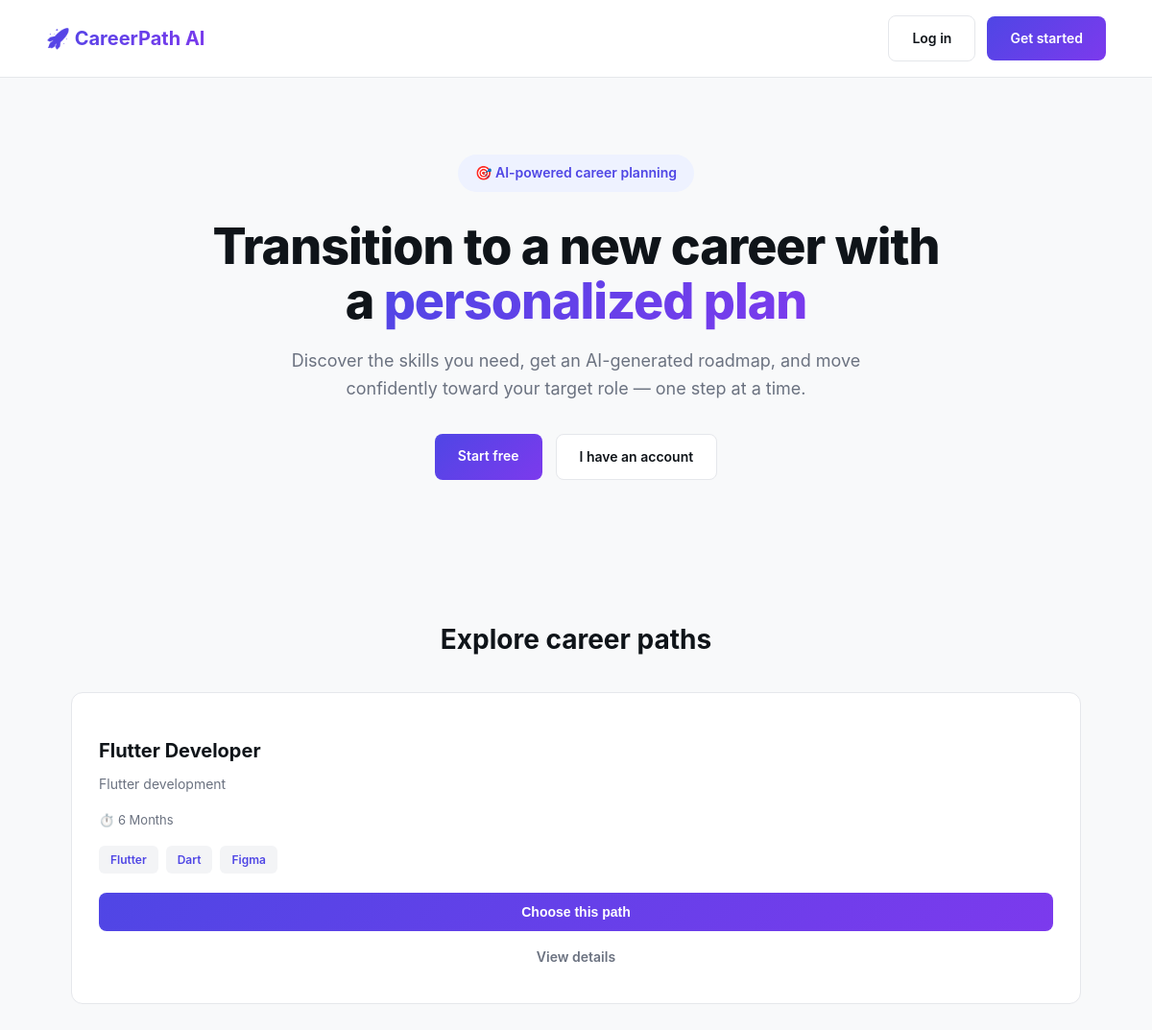
Before: / with the older database file.
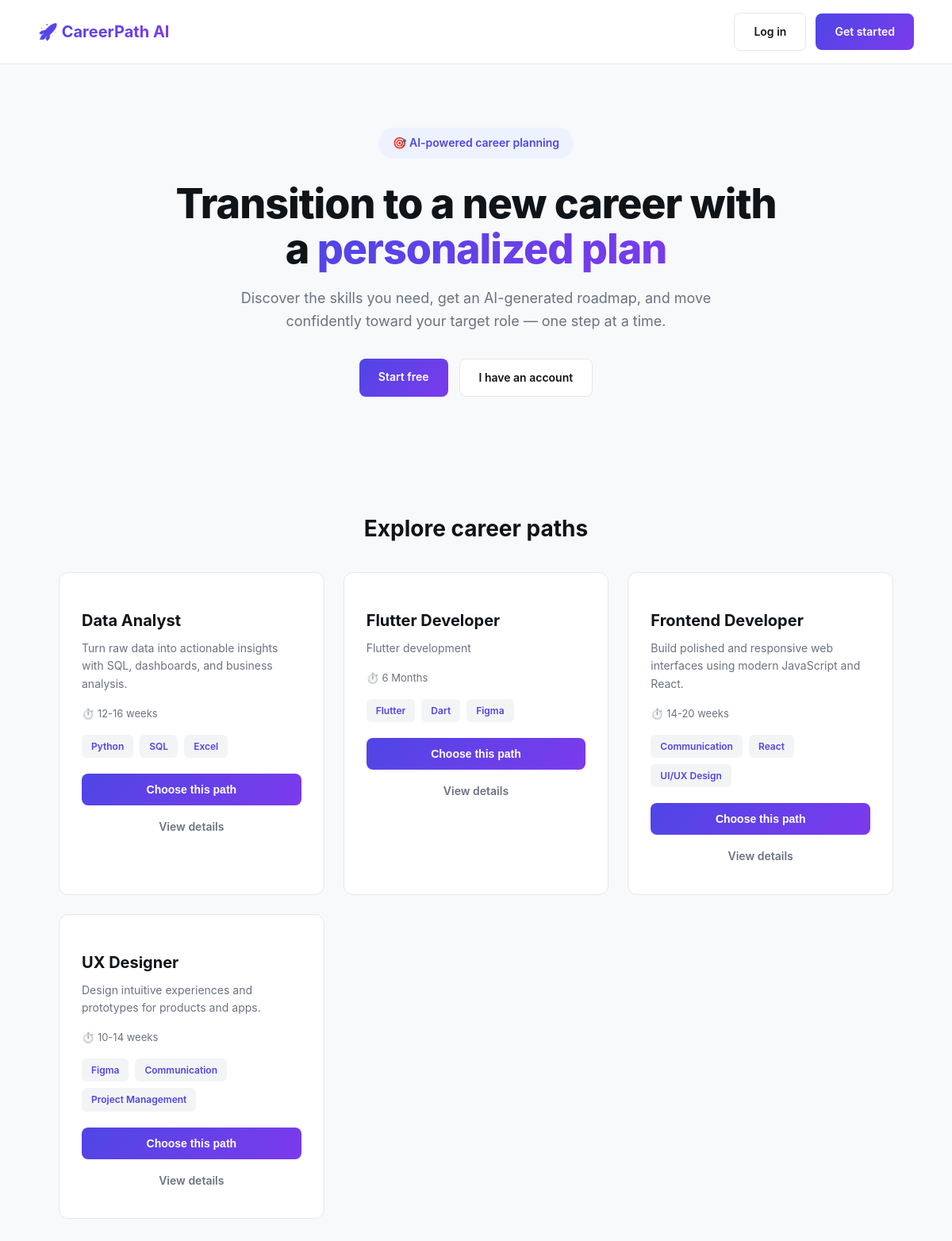
After: the same page with the newer database file.
### careers/models.py (models this page shows, shortened)
class Career(models.Model):
    title           = models.CharField(max_length=150, unique=True)
    description     = models.TextField()
    required_skills = models.ManyToManyField(Skill, through='CareerSkill', related_name='careers')
    estimated_time  = models.CharField(max_length=50, default='6 Months')

### skills/models.py (models this page shows, shortened)
class Skill(models.Model):
    name = models.CharField(max_length=100, unique=True)
    category = models.CharField(max_length=100, blank=True, null=True) # Technical, Soft Skill

### core/views.py (the view)
# urls.py: path("", landing, name="landing"),
def landing(request):
    careers = Career.objects.all().order_by('title')
    return render(request, "landing.html", {"careers": careers})

### core/templates/landing.html (shortened to what this page needs)
{% extends 'base.html' %}
{% block content %}
<section class="hero">
  <div class="hero-badge">🎯 AI-powered career planning</div>
  <h1>Transition to a new career with a <span class="gradient-text">personalized plan</span></h1>
  <p>
    Discover the skills you need, get an AI-generated roadmap, and move
    confidently toward your target role — one step at a time.
  </p>
  <div class="hero-buttons">
    {% if user.is_authenticated %}
    <a href="/dashboard/" class="btn-primary">Go to dashboard</a>
    {% else %}
    <a href="/accounts/signup/" class="btn-primary">Start free</a>
    <a href="/accounts/login/" class="btn-secondary">I have an account</a>
    {% endif %}
  </div>
</section>
<div class="container">
  <h2 class="section-title text-center">Explore career paths</h2>
  <div class="grid">
    {% if careers %}
    {% for career in careers %}
    <div class="career-card">
      <div class="career-title">{{ career.title }}</div>
      <div class="career-desc">{{ career.description|truncatewords:16 }}</div>
      <div class="career-meta">⏱️ {{ career.estimated_time }}</div>
      <div class="skill-tags">
        {% for skill in career.required_skills.all|slice:":3" %}
        <span class="skill-tag">{{ skill.name }}</span>
        {% endfor %}
      </div>
      <form method="post" action="/dashboard/select-career/{{ career.id }}/">
        <button type="submit" class="btn-primary btn-full">
          {% if career == target_career %}✓ Current target{% else %}Choose this path{% endif %}
        </button>
      </form>
      <a href="/careers/{{ career.id }}/" class="btn-ghost btn-full" style="margin-top:8px;">View details</a>
    </div>
    {% empty %}
    <p>No careers yet. Run <code>python manage.py seed_data</code>.</p>
    {% endfor %}
    {% else %}
    <div class="empty-state text-center">
      <p>No career paths are available yet. Check back soon.</p>
    </div>
    {% endif %}
  </div>
</div>
{% endblock %}

### accounts/templates/base.html (shortened to what this page needs)
{% load static %}
<!DOCTYPE html>
<html lang="en">
<head>
  <link rel="stylesheet" href="{% static 'css/style.css' %}">
</head>
<body>
  <nav class="landing-nav">
    <a href="/" class="logo">🚀 CareerPath AI</a>
    <div style="display:flex; gap:12px; align-items:center;">
      {% if user.is_authenticated %}
        <span style="color:var(--text-muted); font-size:14px;">{{ user.email }}</span>
        <a href="/dashboard/" class="btn-secondary">Dashboard</a>
        <a href="/accounts/logout/" class="btn-secondary">Log out</a>
      {% else %}
        <a href="/accounts/login/" class="btn-secondary">Log in</a>
        <a href="/accounts/signup/" class="btn-primary">Get started</a>
      {% endif %}
    </div>
  </nav>
  <main>
    {% block content %}{% endblock %}
  </main>
</body>
</html>

### dashboard/static/css/style.css (style rules this page uses)
:root { --primary: #4F46E5; --primary-dark: #4338CA; --secondary: #7C3AED; --gradient: linear-gradient(135deg, #4F46E5 0%, #7C3AED 100%); --bg: #F8F9FA; --surface: #FFFFFF; --border: #E5E7EB; --text: #0F1419; --text-muted: #6B7280; --success: #10B981; --success-bg: #E8F5E9; --warning: #F59E0B; --warning-bg: #FFF3E0; --radius: 8px; --radius-lg: 12px; --shadow: 0 4px 12px rgba(0, 0, 0, 0.08); --shadow-lg: 0 12px 32px rgba(0, 0, 0, 0.1); }
* { margin: 0; padding: 0; box-sizing: border-box; }
body { font-family: -apple-system, BlinkMacSystemFont, 'Segoe UI', Roboto, sans-serif; background: var(--bg); color: var(--text); line-height: 1.6; }
a { text-decoration: none; color: inherit; }
.logo { font-size: 20px; font-weight: 700; background: var(--gradient); -webkit-background-clip: text; -webkit-text-fill-color: transparent; background-clip: text; }
.btn, .btn-primary, .btn-secondary, .btn-ghost { display: inline-block; padding: 12px 24px; border-radius: var(--radius); font-size: 14px; font-weight: 600; cursor: pointer; border: none; transition: all 0.2s; text-align: center; }
.btn-primary { background: var(--gradient); color: white; }
.btn-secondary { background: var(--surface); border: 1px solid var(--border); color: var(--text); }
.btn-ghost { background: none; color: var(--text-muted); padding: 8px 16px; }
.btn-full { width: 100%; }
main { min-height: calc(100vh - 73px); }
.container { max-width: 1100px; margin: 0 auto; padding: 48px 24px; }
.section-title { font-size: 20px; font-weight: 700; margin: 40px 0 20px; }
.grid { display: grid; grid-template-columns: repeat(auto-fit, minmax(300px, 1fr)); gap: 24px; }
.career-card { background: var(--surface); border: 1px solid var(--border); border-radius: var(--radius-lg); padding: 28px; transition: all 0.3s; position: relative; overflow: hidden; }
.career-card::before { content: ''; position: absolute; top: 0; left: 0; right: 0; height: 4px; background: var(--gradient); transform: scaleX(0); transform-origin: left; transition: transform 0.3s; }
.career-title { font-size: 20px; font-weight: 700; margin-bottom: 8px; }
.career-desc { font-size: 14px; color: var(--text-muted); margin-bottom: 16px; }
.career-meta { font-size: 13px; color: var(--text-muted); margin-bottom: 16px; }
.skill-tags { display: flex; flex-wrap: wrap; gap: 8px; margin-bottom: 20px; }
.skill-tag { background: #F3F4F6; color: var(--primary); padding: 5px 12px; border-radius: 6px; font-size: 12px; font-weight: 600; }
.text-center { text-align: center; }
.gradient-text { background: var(--gradient); -webkit-background-clip: text; -webkit-text-fill-color: transparent; background-clip: text; }
.landing-nav { display: flex; justify-content: space-between; align-items: center; padding: 16px 48px; border-bottom: 1px solid var(--border); background: var(--surface); position: sticky; top: 0; z-index: 100; }
.hero { text-align: center; padding: 80px 24px 56px; max-width: 820px; margin: 0 auto; }
.hero-badge { display: inline-block; background: #EEF2FF; color: var(--primary); font-size: 14px; font-weight: 600; padding: 8px 18px; border-radius: 24px; margin-bottom: 28px; }
.hero h1 { font-size: 52px; font-weight: 800; line-height: 1.1; letter-spacing: -1px; margin-bottom: 20px; color: var(--text); }
.hero p { font-size: 18px; color: var(--text-muted); max-width: 620px; margin: 0 auto 32px; line-height: 1.6; }
.hero-buttons { display: flex; gap: 14px; justify-content: center; flex-wrap: wrap; }
.section-title { font-size: 28px; font-weight: 700; margin-bottom: 32px; color: var(--text); }

Changed rows visible on the page:
added Career: title "Data Analyst", description "Turn raw data into actionable insights with SQL, dashboards, and business analysis.", estimated_time "12-16 weeks"
added Skill: name "Python", shown under "Data Analyst"
added Skill: name "SQL", shown under "Data Analyst"
added Skill: name "Excel", shown under "Data Analyst"
added Career: title "Frontend Developer", description "Build polished and responsive web interfaces using modern JavaScript and React.", estimated_time "14-20 weeks"
added Skill: name "Communication"
added Skill: name "React", shown under "Frontend Developer"
added Skill: name "UI/UX Design", shown under "Frontend Developer"
added Career: title "UX Designer", description "Design intuitive experiences and prototypes for products and apps.", estimated_time "10-14 weeks", Skill (name "Figma")
added Skill: name "Project Management", shown under "UX Designer"
